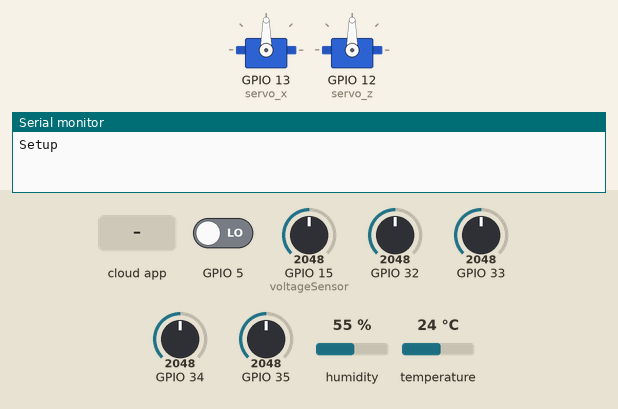
Recording of a sketch running on a simulated ESP32. Parts: 2 × servo, the last lines printed to the serial monitor. The inputs (shaded band) are chosen by the test bench; at power-on: GPIO 5 LOW, GPIO 15 (voltageSensor) = 2048, GPIO 32 = 2048, GPIO 33 = 2048, GPIO 34 = 2048, GPIO 35 = 2048, humidity 55 %, temperature 24 °C.

Above: at 2.7 s.
2.8 s: the phone or cloud app sets 6 to 0
At 4.2 s:
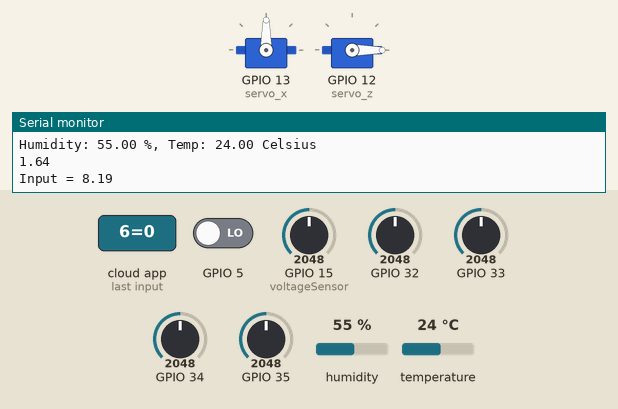
4.5 s: the phone or cloud app sets 7 to 0
At 5.5 s:
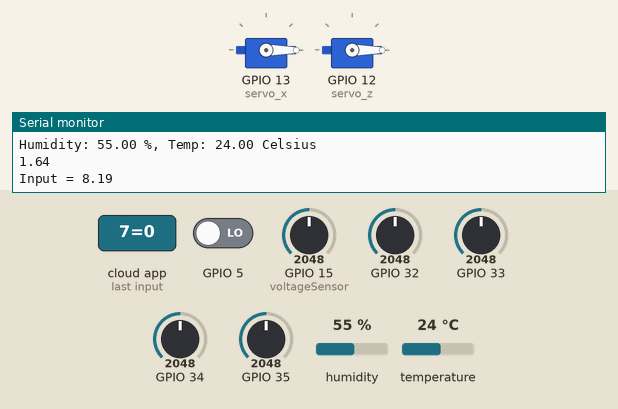
6.0 s: the phone or cloud app sets 6 to 1
At 6.8 s:
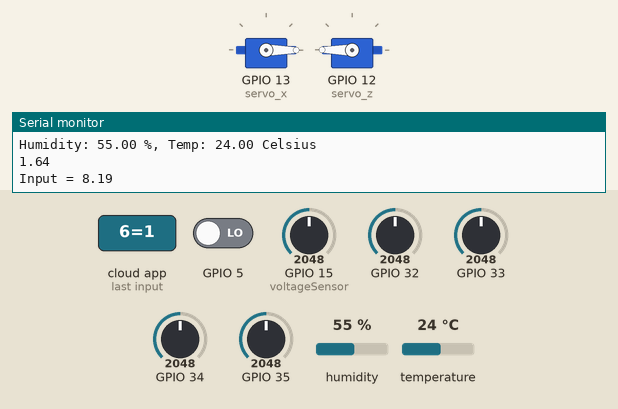
7.6 s: the phone or cloud app sets 7 to 1
At 8.0 s:
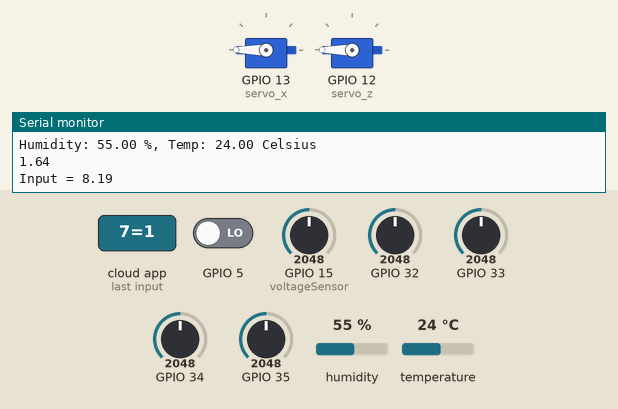
9.1 s: the phone or cloud app sets 6 to 0
At 10.4 s:
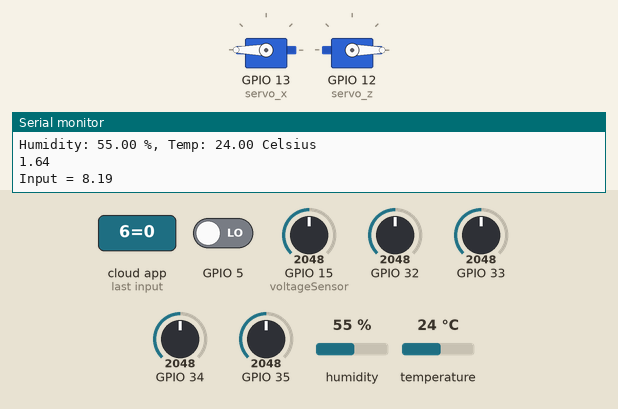
Timing chart, 0 to 12.1 s (numbered marks = the images above; inputs shaded):
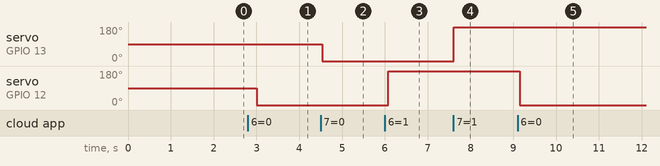

The sketch:

cayenne_esp8266.ino
```cpp
#define CAYENNE_PRINT Serial
#include <CayenneMQTTESP32.h>    //CayenneMQTT library
#include <Servo.h>
#include <DHT.h>                    //DHT library
#define DHTTYPE DHT22
#define DHTPIN 4
DHT dht(DHTPIN,DHTTYPE);
int topl,topr,botl,botr;
int threshold_value=10;
float hum;
float temp;
//variable of voltage sensor
const int voltageSensor = 15;
float vOUT = 0.0;
float vIN = 0.0;
float R1 = 30000.0;
float R2 = 7500.0;
int value = 0;


// Wifi Network
char ssid[]="Redmi_6E18";
char wifiPassword[]="walaoA4896";

//MQTT credentials
char username[]="2b3c7d60-30d3-11ec-bbfc-979c23804144";
char password[]="be4c0cc6d2770a12143b45246cd240541eaa8bf0";
char clientID[]="a7797700-47b9-11ec-9f5b-45181495093e";

Servo servo_x;                   //up-down servomotor
int servoh = 0;
int servohLimitHigh = 170;
int servohLimitLow = 10;

Servo servo_z;                   //left-right servomotor
int servov = 0;
int servovLimitHigh = 170;
int servovLimitLow = 10;

void setup()
{ Serial.begin(9600);
  Cayenne.begin(username, password, clientID, ssid, wifiPassword);
  servo_x.attach(13);//d13
  servo_z.attach(12);//d8
  dht.begin();
  pinMode(2,OUTPUT);//d6
  digitalWrite(2,LOW);
  Serial.print("Setup");
}

void loop()
{ topr= analogRead(33);//d0
  topl= analogRead(32);//d1
  botr= analogRead(35);//d2
  botl= analogRead(34);//d4
  value = analogRead(voltageSensor);
  vOUT = (value * 5.0) / 6250.0;
  vIN = vOUT / (R2/(R1+R2));
  delay(500);
  Cayenne.loop();

  if (digitalRead(2)==LOW){
  Serial.println("Manual-mode");
  Serial.println(topr);
  Serial.println(topl);
  Serial.println(botr);
  Serial.println(botl);
  hum = dht.readHumidity();
  temp= dht.readTemperature();
  //Print temp and humidity values to serial monitor
  Serial.print("Humidity: ");
  Serial.print(hum);
  Serial.print(" %, Temp: ");
  Serial.print(temp);
  Serial.println(" Celsius");
  Serial.println(vOUT);
  Serial.print("Input = ");
  Serial.println(vIN);
  }
  else if (digitalRead(2)==HIGH){
  Serial.println(" Automatic-mode");
  Serial.println(topr);
  Serial.println(topl);
  Serial.println(botr);
  Serial.println(botl);
  Serial.println(botl);
  hum = dht.readHumidity();
  temp= dht.readTemperature();
  //Print temp and humidity values to serial monitor
  Serial.print("Humidity: ");
  Serial.print(hum);
  Serial.print(" %, Temp: ");
  Serial.print(temp);
  Serial.println(" Celsius");
    servoh = servo_x.read();
    servov = servo_z.read();
    int avgtop = (topr + topl) / 2;
    int avgbot = (botr + botl) / 2;
    int avgright = (topr + botr) / 2;
    int avgleft = (topl + botl) / 2;
    int diffhori= avgtop - avgbot;
    int diffverti= avgleft - avgright;

    /*tracking according to horizontal axis*/
    if (abs(diffhori) <= threshold_value)
    {
     servo_x.write(servoh);            //stop the servo up-down
    }else {
       if (diffhori > threshold_value)
          { Serial.println(" x - 2 ");
          servo_x.write(servoh -2);    //Clockwise rotation CW
          if (servoh > servohLimitHigh)
          {
           servoh = servohLimitHigh;
          }
          delay(10);
          }else {
           servo_x.write(servoh +2);   //CCW
           if (servoh < servohLimitLow)
           {
           servoh = servohLimitLow;
           }
           delay(10);
           }
      }
    /*tracking according to vertical axis*/
    if (abs(diffverti) <= threshold_value)
    {
     servo_z.write(servov);       //stop the servo left-right
    }else{
       if (diffverti > threshold_value)
       {
       servo_z.write(servov -2);  //CW
       if (servov > servovLimitHigh)
       {
       servov = servovLimitHigh;
       }
       delay(10);
       }else{
        servo_z.write(servov +2);  //CCW
        if (servov < servovLimitLow)
        {
        servov = servovLimitLow;
        }
        delay(10);
        }
     }
  }
}
// Cayenne Functions
CAYENNE_IN(8){
  int value = getValue.asInt();
  CAYENNE_LOG("Channel %d, pin %d, value %d", 8, 3, value);
  digitalWrite(2,value);
}
CAYENNE_IN(7){ //up-down servo motor
  if (digitalRead(2)==HIGH){ //Automatic_mode
  }
  else{ //Manual_mode
  servo_x.write(getValue.asDouble() * 180);
  }
}
CAYENNE_IN(6){ //left-right servo motor
  if (digitalRead(5)==HIGH){
  }
  else{
  servo_z.write(getValue.asDouble() * 180);
  }
}

CAYENNE_OUT(0) { //Current
  float current = vIN/10;
  Cayenne.virtualWrite(0, current);
  Serial.print("Current: ");
  Serial.println(current);
}
CAYENNE_OUT(1) { //Voltage
  float voltage = vIN * 2;
  Cayenne.virtualWrite(1, voltage);
  Serial.print("Voltage: ");
  Serial.println(voltage);
}
CAYENNE_OUT(2){ //LDR Top-right
  Cayenne.virtualWrite(2, topr);
}
CAYENNE_OUT(3){ //LDR Top-left
  Cayenne.virtualWrite(3,topl);
}
CAYENNE_OUT(4){ //LDR Bot-left
  Cayenne.virtualWrite(4,botl);
}
CAYENNE_OUT(5){ //LDR Bot-right
  Cayenne.virtualWrite(5,botr);
}
CAYENNE_OUT(10) { //Power
  float power = (vIN * 2 * vIN)/10 ;
  Cayenne.virtualWrite(10, power);
  Serial.print("Power: ");
  Serial.println(power);
}
CAYENNE_OUT(11){ //Temperature
  float t = dht.readTemperature();
  //int chk = dht.read(DHT11PIN);
  Cayenne.virtualWrite(11, t, TYPE_TEMPERATURE, UNIT_CELSIUS);
  Serial.print("temperature: ");
  Serial.println(t);
}
CAYENNE_OUT(12){ //Huidity
  float h = dht.readHumidity();
  //int chk = dht.read(DHT11PIN);
  Cayenne.virtualWrite(12, h);
  Serial.print("  humidity: ");
  Serial.println(h);
}
```

Measured:
- after the input at 2.8 s, servo on GPIO 12 (servo_z): 90° → 0° after 0.20 s
- after the input at 4.5 s, servo on GPIO 13 (servo_x): 90° → 0° at once
- after the input at 6.0 s, servo on GPIO 12 (servo_z): 0° → 180° after 0.07 s
- after the input at 7.6 s, servo on GPIO 13 (servo_x): 0° → 180° at once
- after the input at 9.1 s, servo on GPIO 12 (servo_z): 180° → 0° after 0.05 s
